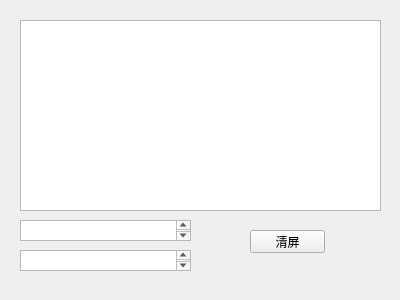
<?xml version="1.0" encoding="UTF-8"?>
<ui version="4.0">
 <class>Form</class>
 <widget class="QWidget" name="Form">
  <property name="geometry">
   <rect>
    <x>0</x>
    <y>0</y>
    <width>400</width>
    <height>300</height>
   </rect>
  </property>
  <property name="windowTitle">
   <string>Form</string>
  </property>
  <widget class="QPlainTextEdit" name="plainTextEdit_2">
   <property name="geometry">
    <rect>
     <x>20</x>
     <y>220</y>
     <width>171</width>
     <height>21</height>
    </rect>
   </property>
   <property name="plainText">
    <string/>
   </property>
   <property name="placeholderText">
    <string>IP</string>
   </property>
  </widget>
  <widget class="QPushButton" name="pushButton">
   <property name="geometry">
    <rect>
     <x>250</x>
     <y>230</y>
     <width>75</width>
     <height>23</height>
    </rect>
   </property>
   <property name="text">
    <string>清屏</string>
   </property>
  </widget>
  <widget class="QPlainTextEdit" name="port_txt">
   <property name="geometry">
    <rect>
     <x>20</x>
     <y>250</y>
     <width>171</width>
     <height>21</height>
    </rect>
   </property>
   <property name="plainText">
    <string/>
   </property>
   <property name="placeholderText">
    <string>PORT</string>
   </property>
  </widget>
  <widget class="QPlainTextEdit" name="server_text">
   <property name="geometry">
    <rect>
     <x>20</x>
     <y>20</y>
     <width>361</width>
     <height>191</height>
    </rect>
   </property>
  </widget>
 </widget>
 <resources/>
 <connections/>
</ui>
